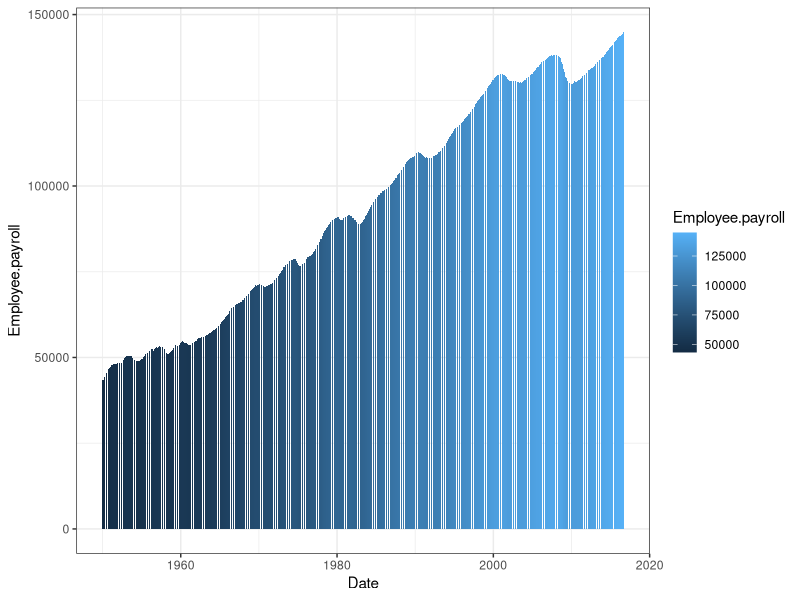
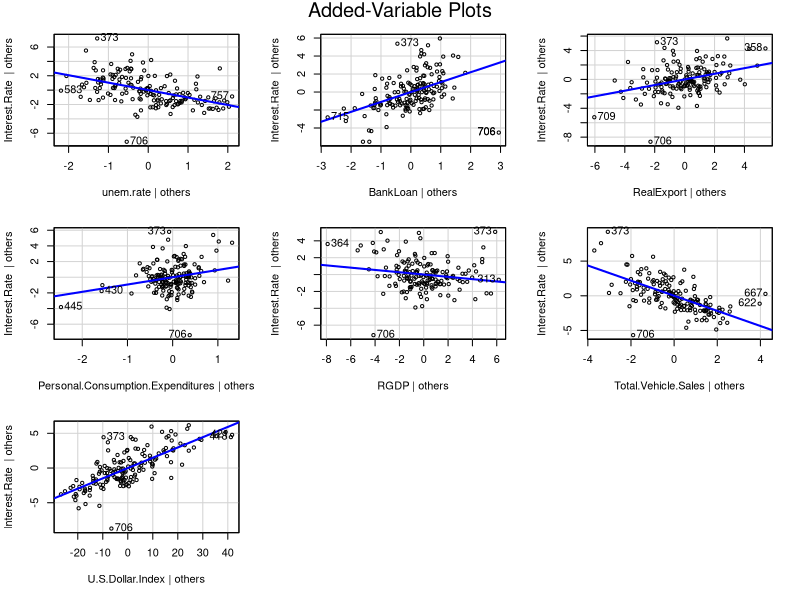
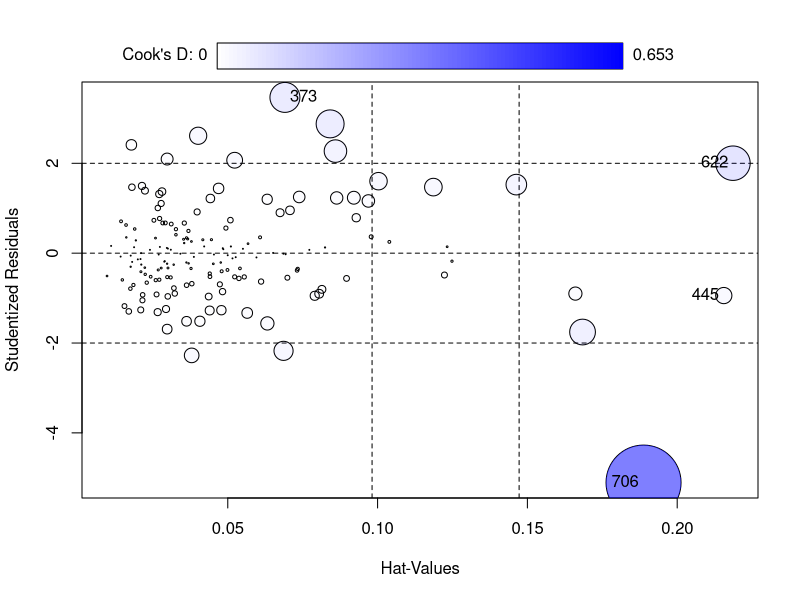
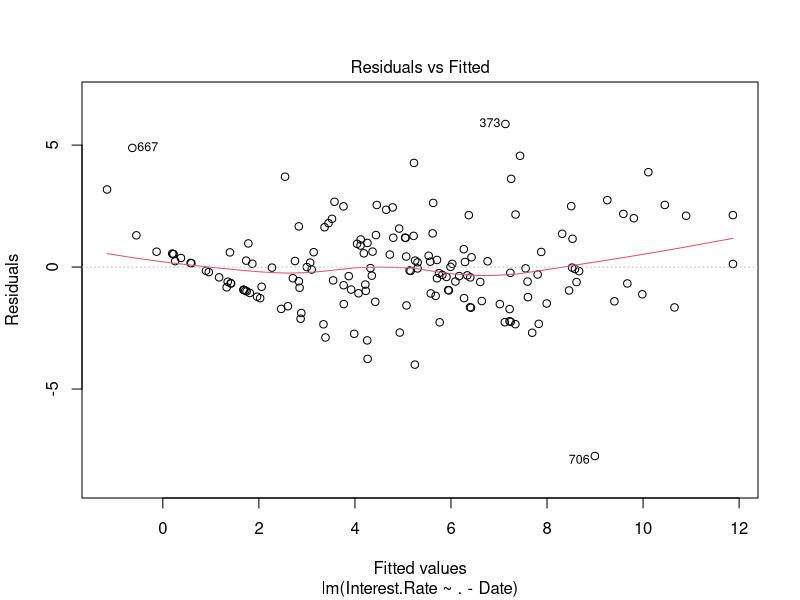
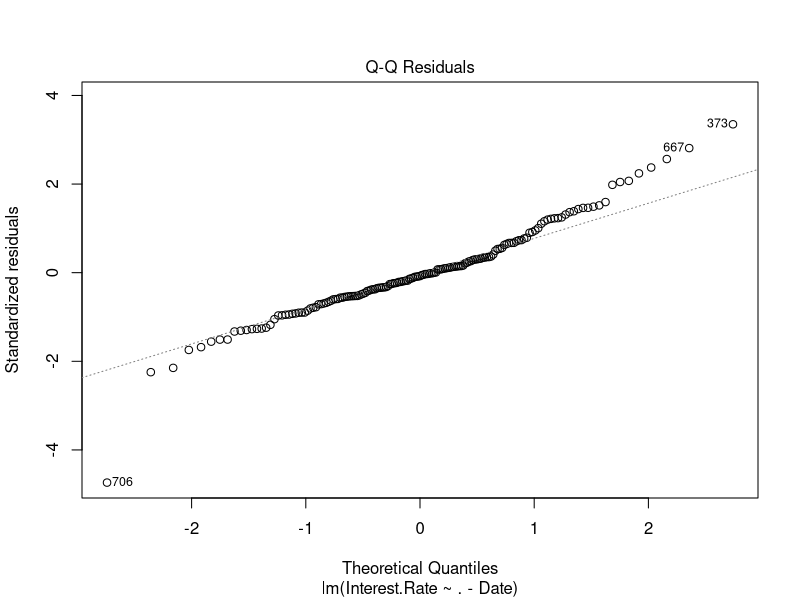
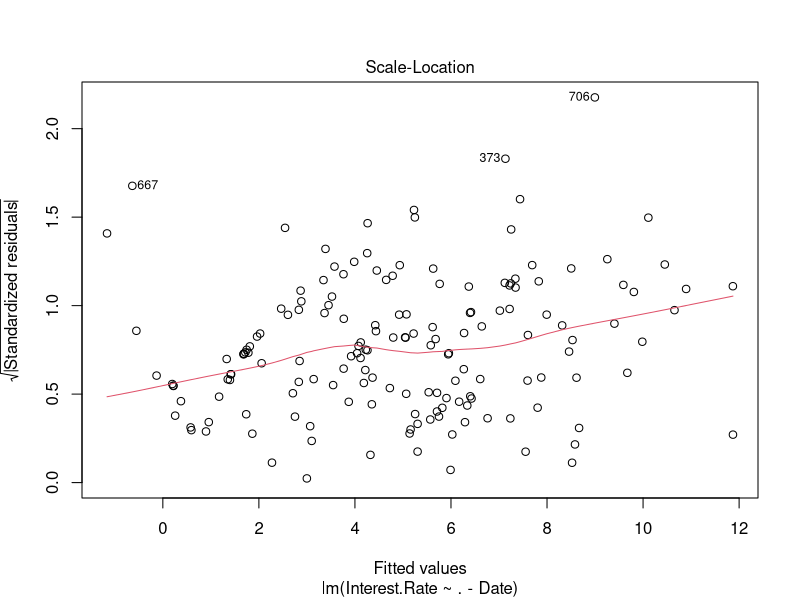
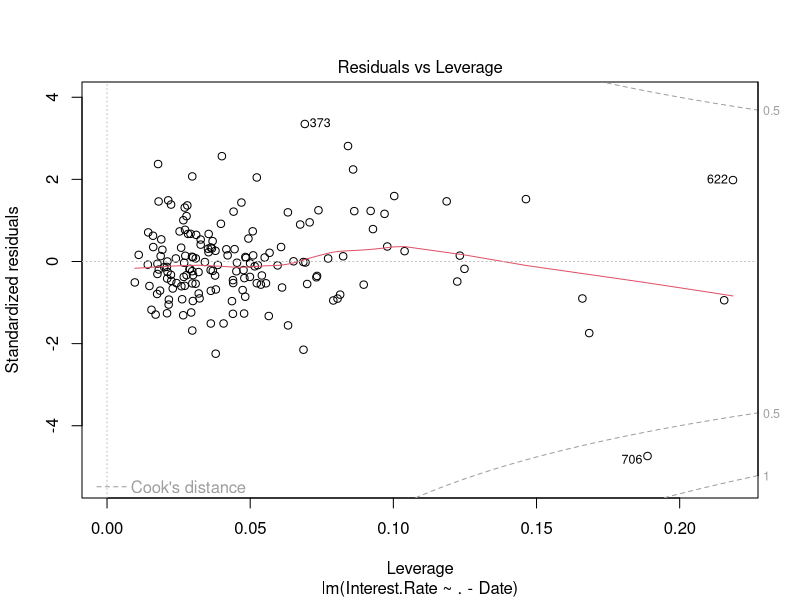
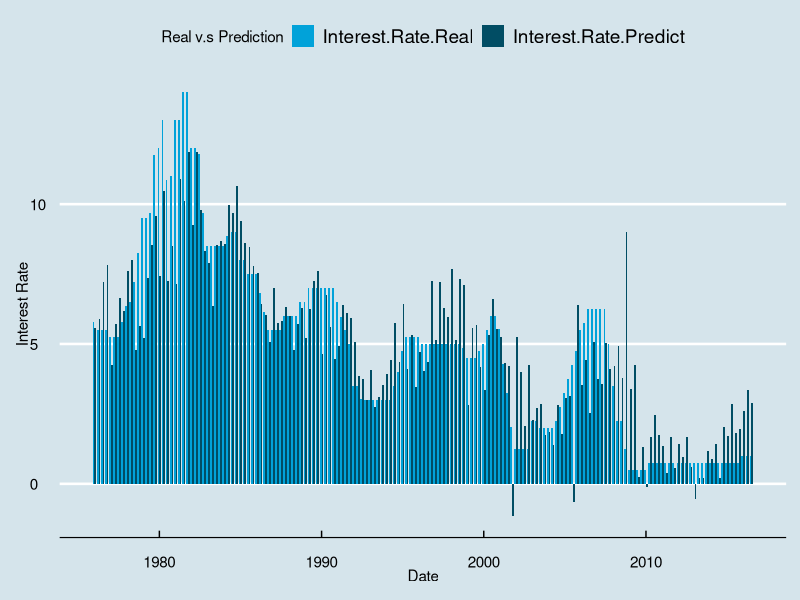

The R script that drew these images, in order:
## ---- chunk 1
knitr::opts_chunk$set(echo = FALSE)
library(VIM)
library(mice)
library(dplyr)
library(car)
library(ggplot2)
library(ggthemes)
library(reshape2)
library(nnet)
## ---- chunk 2
Ist<-read.csv("Ist_mannul.csv")

## ---- chunk 3
#Ist<-read.csv("Ist_mannul.csv")
Ist$Date<-as.Date(Ist$Date)
Ist.select<-Ist[,-c(1,4)]
Ist.select<-select(Ist.select,-Brent.Oil,-Taxas.Oil)
Ist.select<-select(Ist.select,-Home.Price.Index,-US_Euro,-SP500,-Home.Price.Index,-Manufacturing.output,-NASDAQ)
Ist.select_2<-select(Ist.select,-ten.yr.T.Rate,-one.yr.Treasury.Rate,-Bond.Yield,-T.bill.MRate)
Ist.select_3<-select(Ist.select_2,-Unemployment.Level,-Em_Pop.rate,-Light.vehicle.sale,-Employee.payroll,-LFP.rate,-NewHouse.permit,-Inflation)
Ist.select_4<-select(Ist.select_3,-GDP_CHN,-Stock.Capitalization.to.GDP,-M2.velocity,-Industrial.Index,-ConsumerPrice,-NetExport,-Debt.rates)
Ist.select_final<-select(Ist.select_4,-PrivateInvest,-Disposable.income,-Psaving.rate,-New.House.Start,-M1.velocity)
Ist.complete_final<-Ist.select_final[complete.cases(Ist.select_final),]
model.season_final<-lm(Interest.Rate~ .-Date, data = Ist.complete_final)


#Ist.select<-select(Ist,-LIBOR.Lodon,-Home.Price.Index,-US_Euro,-SP500,-Home.Price.Index,-Manufacturing.output,-NASDAQ,-Brent.Oil,-Taxas.Oil)
#Ist.select_2<-select(Ist.select,-ten.yr.T.Rate,-one.yr.Treasury.Rate,-Bond.Yield,-T.bill.MRate)
#Ist.select_3<-select(Ist.select_2,-Unemployment.Level,-Em_Pop.rate,-Light.vehicle.sale,-Employee.payroll,-LFP.rate,-NewHouse.permit,-Inflation)
#Ist.select_4<-select(Ist.select_3,-GDP_CHN,-Stock.Capitalization.to.GDP,-M2.velocity,-Industrial.Index,-ConsumerPrice,-NetExport,-Debt.rates)
#Ist.select_final<-select(Ist.select_4,-PrivateInvest,-Disposable.income,-Psaving.rate,-New.House.Start,-M1.velocity)
#Ist.complete_final<-Ist.select_final[complete.cases(Ist.select_final),]
#model.season_final<-lm(Interest.Rate~ .-Date, data = Ist.complete_final)
## ---- chunk 4
summary(model.season_final)
## ---- chunk 5
ggplot(Ist,aes(x=Date,y=Employee.payroll))+geom_bar(aes(fill=Employee.payroll),stat = 'identity')+theme_bw()
## ---- chunk 6
vif(model.season_final)
## ---- chunk 7
avPlots(model.season_final)
## ---- chunk 8
influencePlot(model.season_final)
## ---- chunk 9
plot(model.season_final)
## ---- chunk 10

newdata<-Ist.select_final[793:801,-2]
interest.predict<-predict(model.season_final, newdata)
interest.real<-Ist.select_final[793:801,2]
table(interest.predict,interest.real)
test<-data.frame("Date"=Ist.complete_final$Date,"Interest.Rate.Predict"=model.season_final$fitted.values,"Interest.Rate.Real"=Ist.complete_final$Interest.Rate)
test.melt<-melt(test,id="Date",measure.vars = c("Interest.Rate.Real","Interest.Rate.Predict"))
ggplot(test.melt)+geom_bar(aes(x=Date,y=value,fill=variable),stat = "identity",position = "dodge")+
  theme_economist() + scale_fill_economist()+labs(x="Date",y="Interest Rate",fill="Real v.s Prediction")

## ---- chunk 11
generator.2<-function(x){
  y=c()
  for (i in 1:length(x)){
    if (i==length(x)){
      y[i]<-NA
      break
    }
    else if (x[i] == x[i+1]){
      y[i]<-0
    }
    else if (x[i] < x[i+1]){
      y[i]=1
    }
    else if (x[i] > x[i+1]){
      y[i]=-1
    }
  }
  return(y)
}
#Ist.complete_4<-Ist.select_4[complete.cases(Ist.select_4),]
Ist.class.2<-mutate(Ist.complete_final,IR=as.factor(generator.2(Interest.Rate)))
Ist.class.2<-Ist.class.2[,-c(1,2)]
names(Ist.class.2)
model.class<-multinom(IR~ .,data = Ist.class.2)
#plot(Ist.class.2)
#summary(model.class)
#model.class$fitted.values
test.class<-data.frame(Ist.class.2[163,1:7])
predict(model.class,test.class,"probs")
